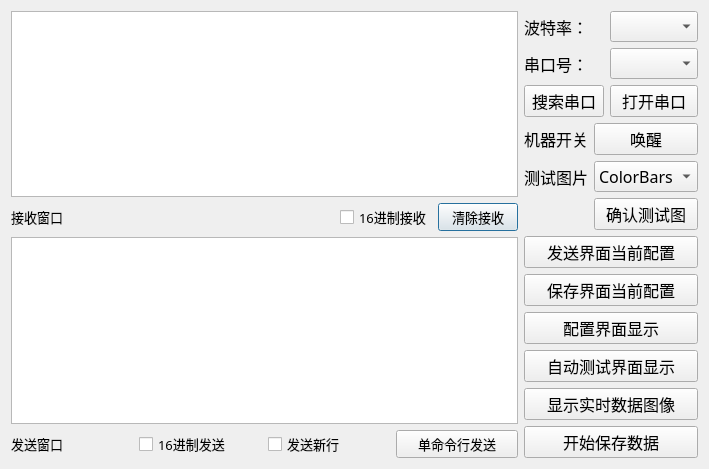
<?xml version="1.0" encoding="UTF-8"?>
<ui version="4.0">
 <class>Dialog</class>
 <widget class="QDialog" name="Dialog">
  <property name="enabled">
   <bool>true</bool>
  </property>
  <property name="geometry">
   <rect>
    <x>0</x>
    <y>0</y>
    <width>709</width>
    <height>395</height>
   </rect>
  </property>
  <property name="sizePolicy">
   <sizepolicy hsizetype="MinimumExpanding" vsizetype="Preferred">
    <horstretch>0</horstretch>
    <verstretch>0</verstretch>
   </sizepolicy>
  </property>
  <property name="font">
   <font>
    <family>黑体</family>
    <pointsize>12</pointsize>
   </font>
  </property>
  <property name="windowTitle">
   <string>Dialog</string>
  </property>
  <layout class="QHBoxLayout" name="horizontalLayout_3">
   <item>
    <layout class="QGridLayout" name="gridLayout">
     <item row="0" column="0" rowspan="2">
      <layout class="QFormLayout" name="formLayout">
       <item row="0" column="0" colspan="2">
        <widget class="QTextBrowser" name="tb_rx_buf">
         <property name="font">
          <font>
           <pointsize>10</pointsize>
          </font>
         </property>
        </widget>
       </item>
       <item row="1" column="0" colspan="2">
        <layout class="QHBoxLayout" name="horizontalLayout">
         <item>
          <widget class="QLabel" name="label_6">
           <property name="font">
            <font>
             <pointsize>10</pointsize>
            </font>
           </property>
           <property name="text">
            <string>接收窗口</string>
           </property>
          </widget>
         </item>
         <item>
          <spacer name="horizontalSpacer">
           <property name="orientation">
            <enum>Qt::Horizontal</enum>
           </property>
           <property name="sizeHint" stdset="0">
            <size>
             <width>40</width>
             <height>20</height>
            </size>
           </property>
          </spacer>
         </item>
         <item>
          <widget class="QCheckBox" name="checkBox_2">
           <property name="font">
            <font>
             <pointsize>10</pointsize>
            </font>
           </property>
           <property name="text">
            <string>16进制接收</string>
           </property>
          </widget>
         </item>
         <item>
          <widget class="QPushButton" name="btn_clear">
           <property name="font">
            <font>
             <pointsize>10</pointsize>
            </font>
           </property>
           <property name="text">
            <string>清除接收</string>
           </property>
          </widget>
         </item>
        </layout>
       </item>
       <item row="2" column="0" colspan="2">
        <widget class="QTextEdit" name="te_tx_buf">
         <property name="font">
          <font>
           <pointsize>10</pointsize>
          </font>
         </property>
        </widget>
       </item>
       <item row="3" column="0" colspan="2">
        <layout class="QHBoxLayout" name="horizontalLayout_2">
         <item>
          <widget class="QLabel" name="label_7">
           <property name="font">
            <font>
             <pointsize>10</pointsize>
            </font>
           </property>
           <property name="text">
            <string>发送窗口</string>
           </property>
          </widget>
         </item>
         <item>
          <widget class="QCheckBox" name="checkBox">
           <property name="font">
            <font>
             <pointsize>10</pointsize>
            </font>
           </property>
           <property name="text">
            <string>16进制发送</string>
           </property>
          </widget>
         </item>
         <item>
          <widget class="QCheckBox" name="cb_send_enter">
           <property name="font">
            <font>
             <pointsize>10</pointsize>
            </font>
           </property>
           <property name="text">
            <string>发送新行</string>
           </property>
          </widget>
         </item>
         <item>
          <widget class="QPushButton" name="btn_send">
           <property name="font">
            <font>
             <pointsize>10</pointsize>
            </font>
           </property>
           <property name="text">
            <string>单命令行发送</string>
           </property>
          </widget>
         </item>
        </layout>
       </item>
      </layout>
     </item>
     <item row="0" column="1">
      <layout class="QFormLayout" name="formLayout_3">
       <item row="0" column="0">
        <widget class="QLabel" name="label_3">
         <property name="text">
          <string>波特率：</string>
         </property>
        </widget>
       </item>
       <item row="0" column="1">
        <widget class="QComboBox" name="cbb_baud"/>
       </item>
       <item row="1" column="0">
        <widget class="QLabel" name="label_4">
         <property name="text">
          <string>串口号：</string>
         </property>
        </widget>
       </item>
       <item row="1" column="1">
        <widget class="QComboBox" name="cbb_com"/>
       </item>
       <item row="2" column="0">
        <widget class="QPushButton" name="btn_serch">
         <property name="text">
          <string>搜索串口</string>
         </property>
        </widget>
       </item>
       <item row="2" column="1">
        <widget class="QPushButton" name="btn_uart_Ctrl">
         <property name="font">
          <font>
           <family>黑体</family>
           <pointsize>12</pointsize>
          </font>
         </property>
         <property name="text">
          <string>打开串口</string>
         </property>
        </widget>
       </item>
      </layout>
     </item>
     <item row="1" column="1">
      <layout class="QFormLayout" name="formLayout_2">
       <item row="0" column="0">
        <widget class="QLabel" name="lbe_red">
         <property name="text">
          <string>机器开关</string>
         </property>
        </widget>
       </item>
       <item row="0" column="1">
        <widget class="QPushButton" name="btn_led1_Ctrl">
         <property name="enabled">
          <bool>true</bool>
         </property>
         <property name="text">
          <string>唤醒</string>
         </property>
        </widget>
       </item>
       <item row="2" column="0">
        <widget class="QLabel" name="lbe_blue">
         <property name="text">
          <string>测试图片</string>
         </property>
        </widget>
       </item>
       <item row="2" column="1">
        <widget class="QComboBox" name="comboBox">
         <item>
          <property name="text">
           <string>ColorBars</string>
          </property>
         </item>
         <item>
          <property name="text">
           <string>Black</string>
          </property>
         </item>
         <item>
          <property name="text">
           <string>White</string>
          </property>
         </item>
        </widget>
       </item>
       <item row="3" column="1">
        <widget class="QPushButton" name="btn_led2_Ctrl">
         <property name="text">
          <string>确认测试图</string>
         </property>
        </widget>
       </item>
       <item row="4" column="0" colspan="2">
        <widget class="QPushButton" name="btn_led1_Ctrl_2">
         <property name="text">
          <string>发送界面当前配置</string>
         </property>
        </widget>
       </item>
       <item row="5" column="0" colspan="2">
        <widget class="QPushButton" name="pushButton">
         <property name="text">
          <string>保存界面当前配置</string>
         </property>
        </widget>
       </item>
       <item row="6" column="0" colspan="2">
        <widget class="QPushButton" name="pushButton_2">
         <property name="text">
          <string>配置界面显示</string>
         </property>
        </widget>
       </item>
       <item row="7" column="0" colspan="2">
        <widget class="QPushButton" name="pushButton_3">
         <property name="text">
          <string>自动测试界面显示</string>
         </property>
        </widget>
       </item>
       <item row="8" column="0" colspan="2">
        <widget class="QPushButton" name="pushButton_4">
         <property name="text">
          <string>显示实时数据图像</string>
         </property>
        </widget>
       </item>
       <item row="9" column="0" colspan="2">
        <widget class="QPushButton" name="pushButton_5">
         <property name="text">
          <string>开始保存数据</string>
         </property>
        </widget>
       </item>
      </layout>
     </item>
    </layout>
   </item>
  </layout>
 </widget>
 <layoutdefault spacing="6" margin="11"/>
 <resources/>
 <connections/>
</ui>
